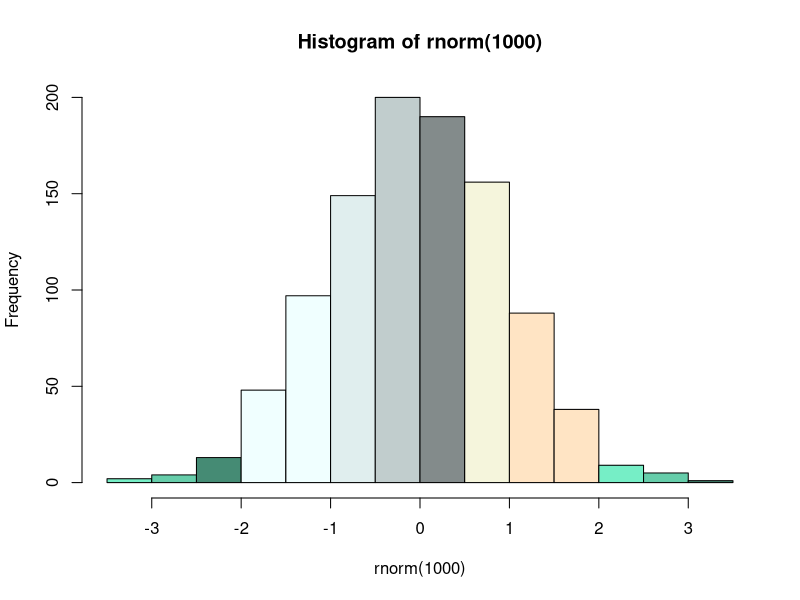
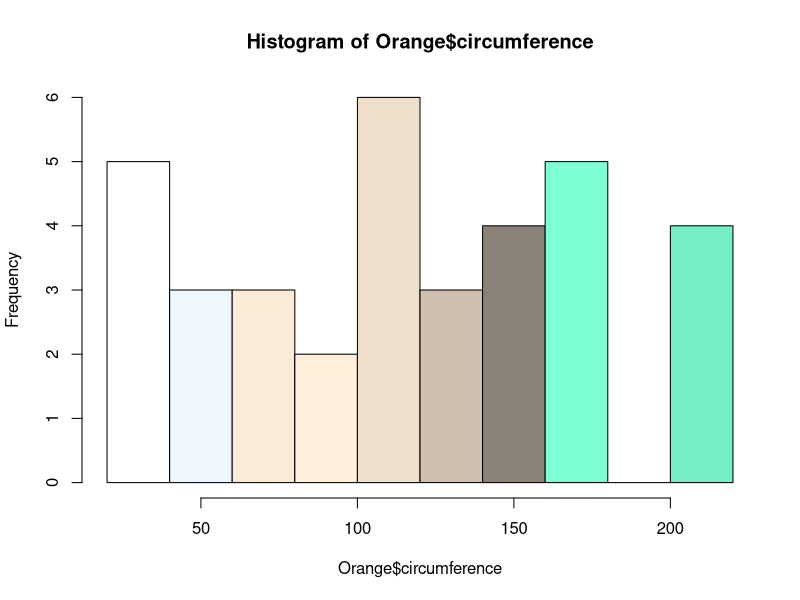
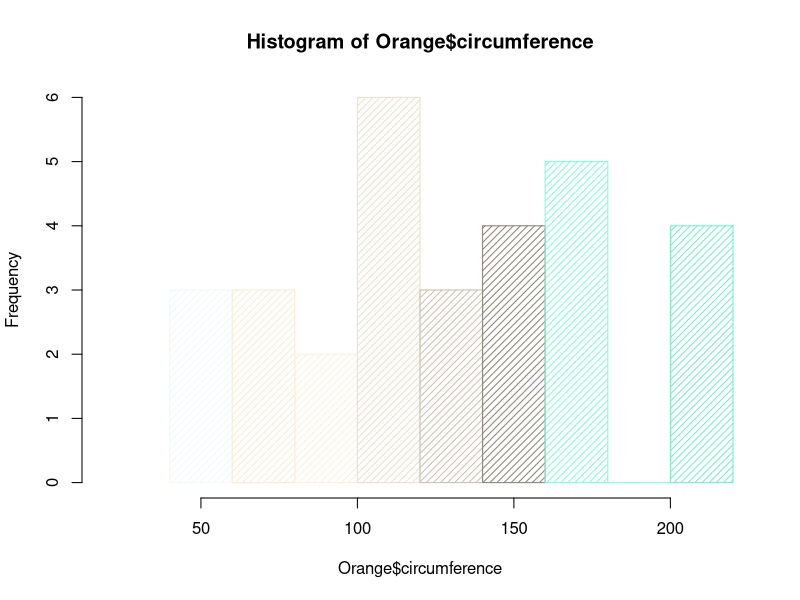
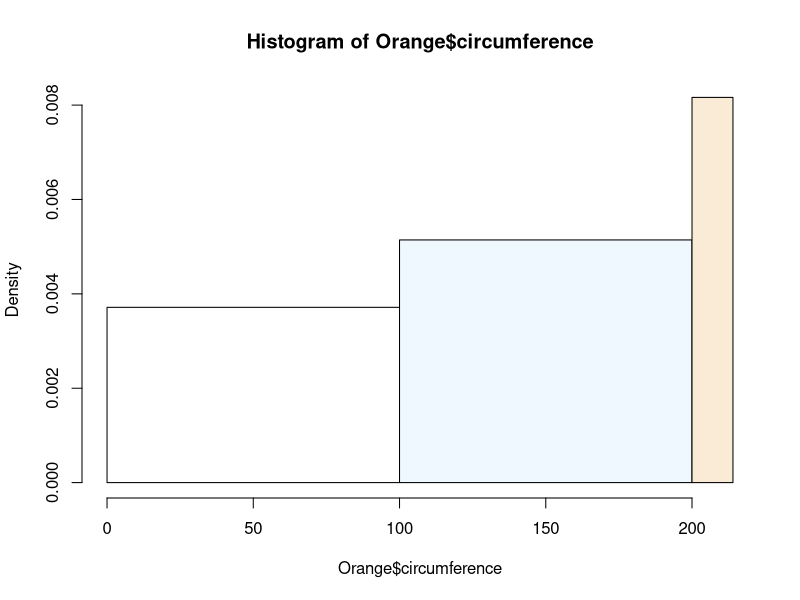
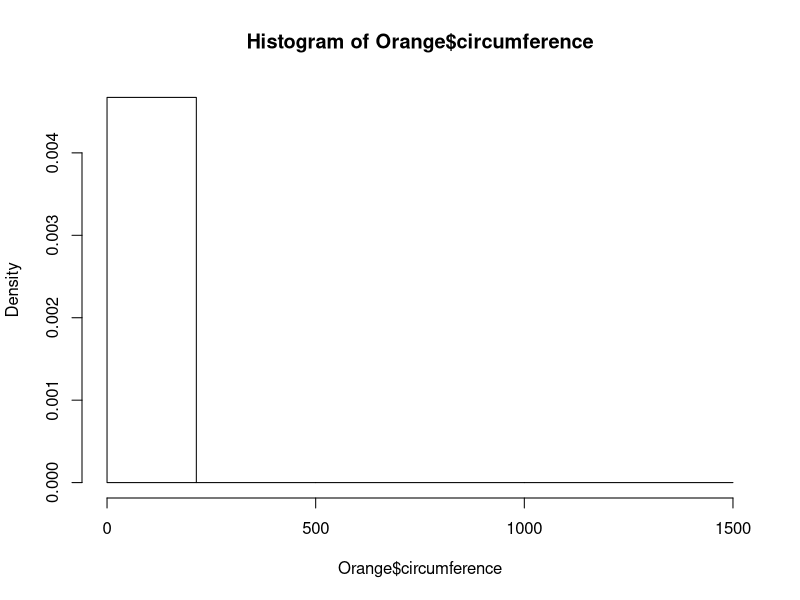
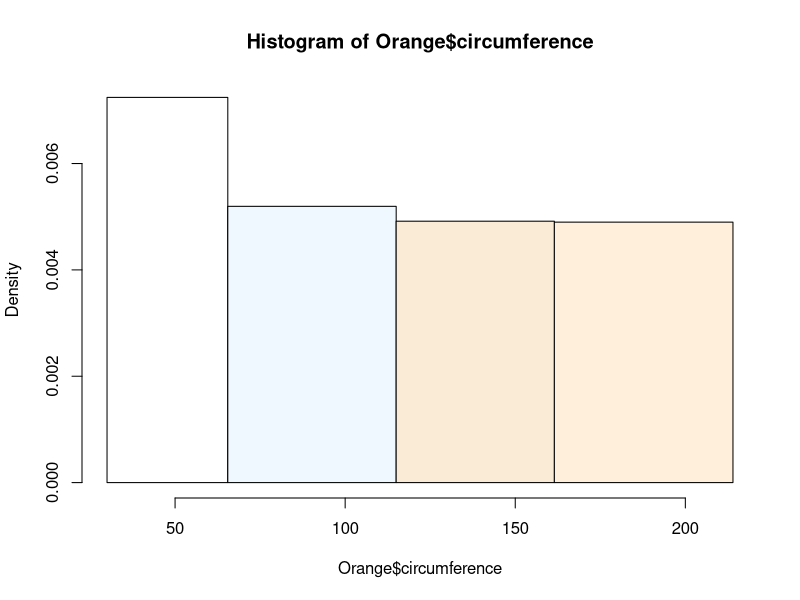
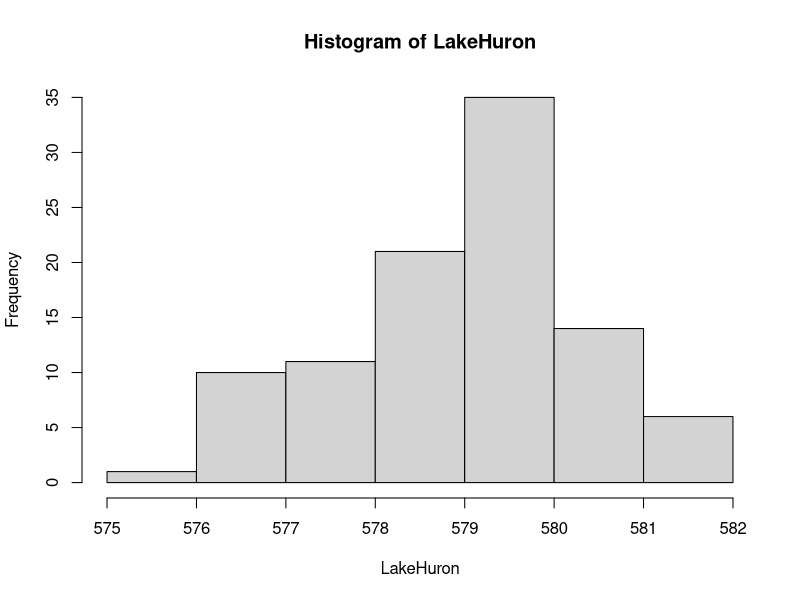
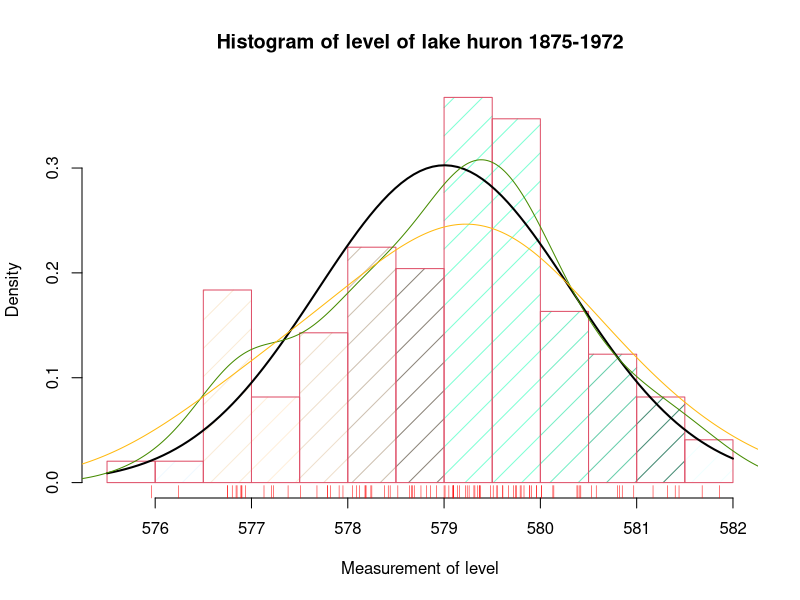

Recreate these plots in R, in order.
# Histogram Charts for 1 variable --> Quantitative Variable
library("datasets")
# simple example
hist(rnorm(1000),col = colors()[10:20])

data("Orange")
head(Orange)
hist(Orange$circumference,col = colors()[1:10])
# changing the pattern of the histogram bars
hist(Orange$circumference,col = colors()[1:10],density = 20)
# Control where the histogram breaks occur
hist(Orange$circumference,col = colors()[1:10],breaks = c(0,100,200,max(Orange$circumference)))
hist(Orange$circumference,col = colors()[1:10],breaks = c(0,500,1000,1500,max(Orange$circumference)))
# Another example of controlling the breaks
fivenum(Orange$circumference) # fivenum() gives the minimum , the 1st quartile , median, 3rd quartile, maximum
hist(Orange$circumference,col = colors()[1:10],breaks = fivenum(Orange$circumference))

# LOAD DATASETS PACKAGE
require("datasets")
?LakeHuron
data("LakeHuron")  # Annual measurements of the level, in feet, of Lake Huron 1875-1972.
head(LakeHuron)
View(LakeHuron)

# Make a histogram using the defaults
hist(LakeHuron)

#Modify Histogram
hist(LakeHuron,# Save histogram as object
     breaks = 11,  # "Suggests" 11 bins
     #breaks = seq(0,7000,by=100),
     #breaks = c(0,100,300,500,3000,3500),
     freq = FALSE,
     col=colors(), # Or use: col = colors() [626]
     main = "Histogram of level of lake huron 1875-1972",
     xlab = "Measurement of level",
     border = 10,
     density = 5
     )
# IF freq = FALSE, this will draw normal distribution |  Normal curve (if prob = TRUE)
curve(dnorm(x,mean=mean(LakeHuron),sd=sd(LakeHuron)),
      col="black",
      lwd=2,
      add = TRUE)

# Plot : Kernel density lines (if prob = TRUE)
lines(density(LakeHuron),col="chartreuse4")
#Adjusting curve
lines(density(LakeHuron,adjust = 2),col="darkgoldenrod1")
# Plot : Rug (That is, lineplot under histogram)
rug(LakeHuron,col = "red")


#Exercise for USArrests Data
data("USArrests")
USArrests$UrbanPop

